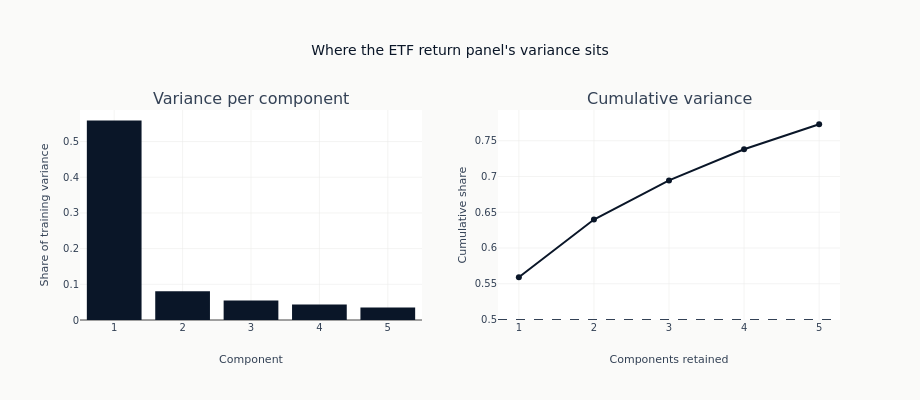

Source (notebook cell):
### Markdown cell above
#### How concentrated is the return panel's variance?

PCA's loadings come from the covariance of the training returns, so how much of that covariance
the leading components carry decides how much structure there is to load on. A steep drop after
one or two components means the panel is dominated by a few common movements; a flat profile
means the variance is spread thinly and a low-rank model has little to work with.

Both panels average over the folds, because each fold refits the decomposition on its own
training window and a single fold's profile is one draw of it.

### Code cell
if "pca" not in lf_extras:
    print("PCA fold extras are not available, so the decomposition cannot be read back")
else:
    var_ratios = [e["explained_variance_ratio"] for e in lf_extras["pca"]]
    mean_var = np.asarray(np.mean(var_ratios, axis=0))
    components = list(range(1, len(mean_var) + 1))
    cumulative = np.cumsum(mean_var)

    scree = make_subplots(
        rows=1,
        cols=2,
        subplot_titles=("Variance per component", "Cumulative variance"),
    )
    scree.add_trace(
        go.Bar(x=components, y=mean_var.tolist(), marker_color=COLORS["blue"], showlegend=False),
        row=1,
        col=1,
    )
    scree.add_trace(
        go.Scatter(
            x=components,
            y=cumulative.tolist(),
            mode="lines+markers",
            line=dict(color=COLORS["blue"]),
            showlegend=False,
        ),
        row=1,
        col=2,
    )
    scree.add_hline(
        y=0.5, line_width=1, line_dash="dash", line_color=COLORS["neutral"], row=1, col=2
    )
    scree.update_xaxes(title_text="Component", row=1, col=1)
    scree.update_xaxes(title_text="Components retained", row=1, col=2)
    scree.update_yaxes(title_text="Share of training variance", row=1, col=1)
    scree.update_yaxes(title_text="Cumulative share", row=1, col=2)
    scree.update_layout(
        title="Where the ETF return panel's variance sits",
        height=400,
        width=920,
        margin=dict(t=110),
    )
    show_plotly_with_alt(
        scree,
        "Two side-by-side charts of the ETF return panel's principal-component variance, averaged "
        "across walk-forward folds: a bar chart of the share each component carries, and a line "
        "chart of the cumulative share with a dashed line at half. Counted from the array: "
        f"{len(mean_var)} components, the leading one carrying {mean_var[0]:.1%}, "
        f"the whole set {cumulative[-1]:.1%}.",
    )

### Figure 1 — Plotly figure (JSON) as saved in the notebook; plotly's stock layout.template omitted (floating-point values rounded to 4 significant figures)
{"data": [{"marker": {"color": "#0a1628"}, "showlegend": false, "type": "bar", "x": [1, 2, 3, 4, 5], "xaxis": "x", "y": [0.559, 0.08081, 0.05468, 0.04355, 0.03501], "yaxis": "y"}, {"line": {"color": "#0a1628"}, "mode": "lines+markers", "showlegend": false, "type": "scatter", "x": [1, 2, 3, 4, 5], "xaxis": "x2", "y": [0.559, 0.6398, 0.6945, 0.738, 0.773], "yaxis": "y2"}], "layout": {"annotations": [{"font": {"size": 16}, "showarrow": false, "text": "Variance per component", "x": 0.225, "xanchor": "center", "xref": "paper", "y": 1.0, "yanchor": "bottom", "yref": "paper"}, {"font": {"size": 16}, "showarrow": false, "text": "Cumulative variance", "x": 0.775, "xanchor": "center", "xref": "paper", "y": 1.0, "yanchor": "bottom", "yref": "paper"}], "height": 400, "margin": {"t": 110}, "shapes": [{"line": {"color": "#334155", "dash": "dash", "width": 1}, "type": "line", "x0": 0, "x1": 1, "xref": "x2 domain", "y0": 0.5, "y1": 0.5, "yref": "y2"}], "title": {"text": "Where the ETF return panel's variance sits"}, "width": 920, "xaxis": {"anchor": "y", "domain": [0.0, 0.45], "title": {"text": "Component"}}, "xaxis2": {"anchor": "y2", "domain": [0.55, 1.0], "title": {"text": "Components retained"}}, "yaxis": {"anchor": "x", "domain": [0.0, 1.0], "title": {"text": "Share of training variance"}}, "yaxis2": {"anchor": "x2", "domain": [0.0, 1.0], "title": {"text": "Cumulative share"}}}}
